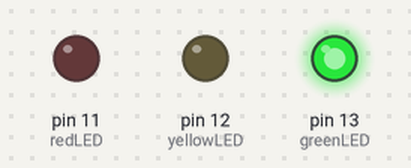
Recording of a sketch running on a simulated Arduino Uno, built with avr-gcc and run on an emulated ATmega328P. On the bench: output pins drawn as LEDs (lit = HIGH).

Above: at 0.5 s.
At 2.5 s:
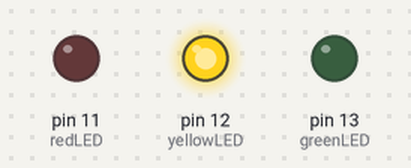
At 4.5 s:
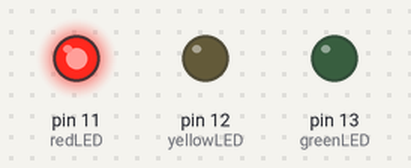
At 5.5 s:
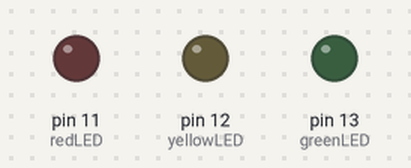
Timing chart, 0 to 7.8 s (numbered marks = the images above):
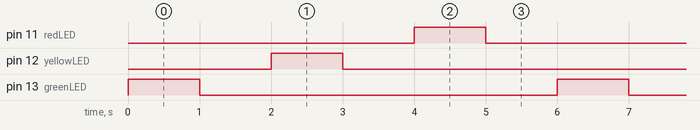

Measured:
- by itself, pin 11 (redLED), pin 12 (yellowLED), pin 13 (greenLED): alternates HIGH for 1.0 s and LOW for 5.0 s
- by itself, everything shown: repeats every 6.0 s, in 6 steps

The sketch:

arduino_led.ino
```cpp
int greenLED = 13;
int yellowLED = 12;
int redLED = 11;
void setup() {
  pinMode(greenLED, OUTPUT);
  pinMode(yellowLED, OUTPUT);
  pinMode(redLED, OUTPUT);
}
void loop() {
  digitalWrite(greenLED, HIGH);
  delay(1000);
  digitalWrite(greenLED, LOW);
  delay(1000);
  digitalWrite(yellowLED, HIGH);
  delay(1000);
  digitalWrite(yellowLED, LOW);
  delay(1000);
  digitalWrite(redLED, HIGH);
  delay(1000);
  digitalWrite(redLED, LOW);
  delay(1000);
}
```
